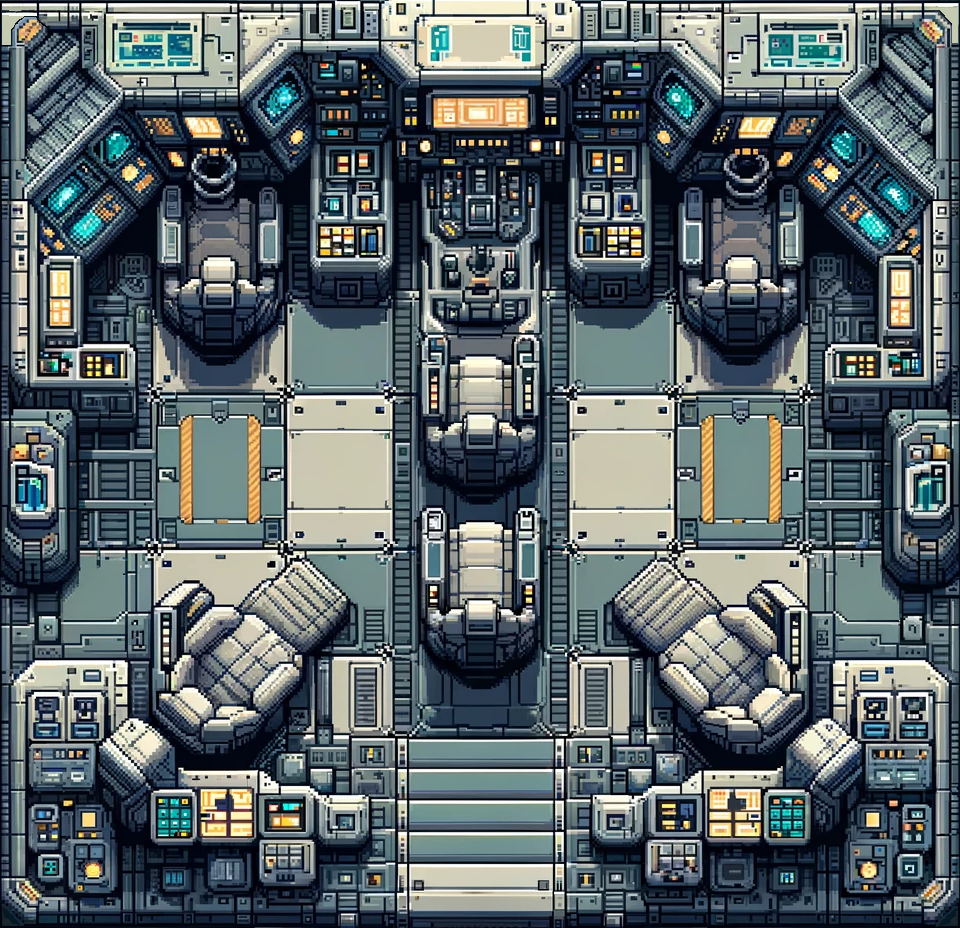

This is a level from a 2D game, rendered from its Tiled map with the project's own tilesets. A one-line summary and the map file follow, with tile-layer data summarised:
An orthogonal 60x58 tile map with 16x16 px tiles, 1 tile layer (Calque de Tuiles 1), 2 tilesets.

<map version="1.10" tiledversion="1.10.2" orientation="orthogonal" renderorder="right-down" width="60" height="58" tilewidth="16" tileheight="16" infinite="0" nextlayerid="2" nextobjectid="1">
 <tileset firstgid="1" source="cockpit_png.tsx" />
 <tileset firstgid="3481" source="spaceship_interior_room_2.tsx" />
 <layer id="1" name="Calque de Tuiles 1" width="60" height="58">
  <data>[3480 cells, 3480 non-empty, 3480 distinct tile ids]</data>
 </layer>
</map>
